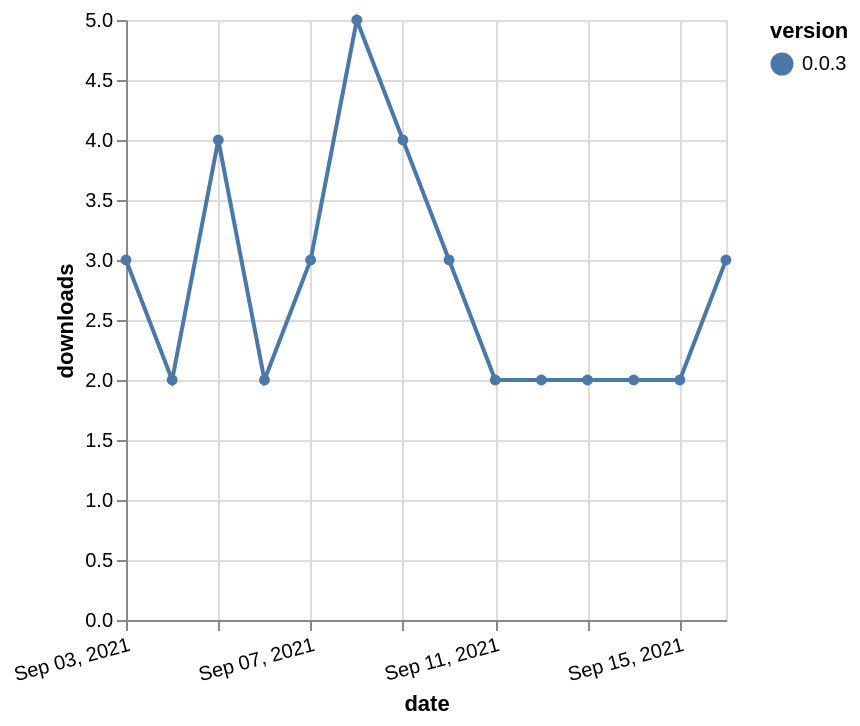

Vega-Lite specification stored for this chart:
### Vega-Lite specification from a JSON file in a GitHub repository (floating-point values rounded to 4 significant figures)
{"$schema": "https://vega.github.io/schema/vega-lite/v5.json", "description": "A simple bar chart with embedded data.", "data": {"values": [{"date": "2021-09-03", "total": 2722, "delta": 3, "version": "0.0.3"}, {"date": "2021-09-04", "total": 2724, "delta": 2, "version": "0.0.3"}, {"date": "2021-09-05", "total": 2728, "delta": 4, "version": "0.0.3"}, {"date": "2021-09-06", "total": 2730, "delta": 2, "version": "0.0.3"}, {"date": "2021-09-07", "total": 2733, "delta": 3, "version": "0.0.3"}, {"date": "2021-09-08", "total": 2738, "delta": 5, "version": "0.0.3"}, {"date": "2021-09-09", "total": 2742, "delta": 4, "version": "0.0.3"}, {"date": "2021-09-10", "total": 2745, "delta": 3, "version": "0.0.3"}, {"date": "2021-09-11", "total": 2747, "delta": 2, "version": "0.0.3"}, {"date": "2021-09-12", "total": 2749, "delta": 2, "version": "0.0.3"}, {"date": "2021-09-13", "total": 2751, "delta": 2, "version": "0.0.3"}, {"date": "2021-09-14", "total": 2753, "delta": 2, "version": "0.0.3"}, {"date": "2021-09-15", "total": 2755, "delta": 2, "version": "0.0.3"}, {"date": "2021-09-16", "total": 2758, "delta": 3, "version": "0.0.3"}]}, "width": "container", "mark": {"type": "line", "point": {"filled": true}}, "encoding": {"x": {"field": "date", "type": "temporal", "timeUnit": "yearmonthdate", "title": "date", "axis": {"labelAngle": -15}}, "y": {"field": "delta", "type": "quantitative", "title": "downloads"}, "color": {"field": "version", "type": "nominal"}, "tooltip": {"field": "delta"}}}
